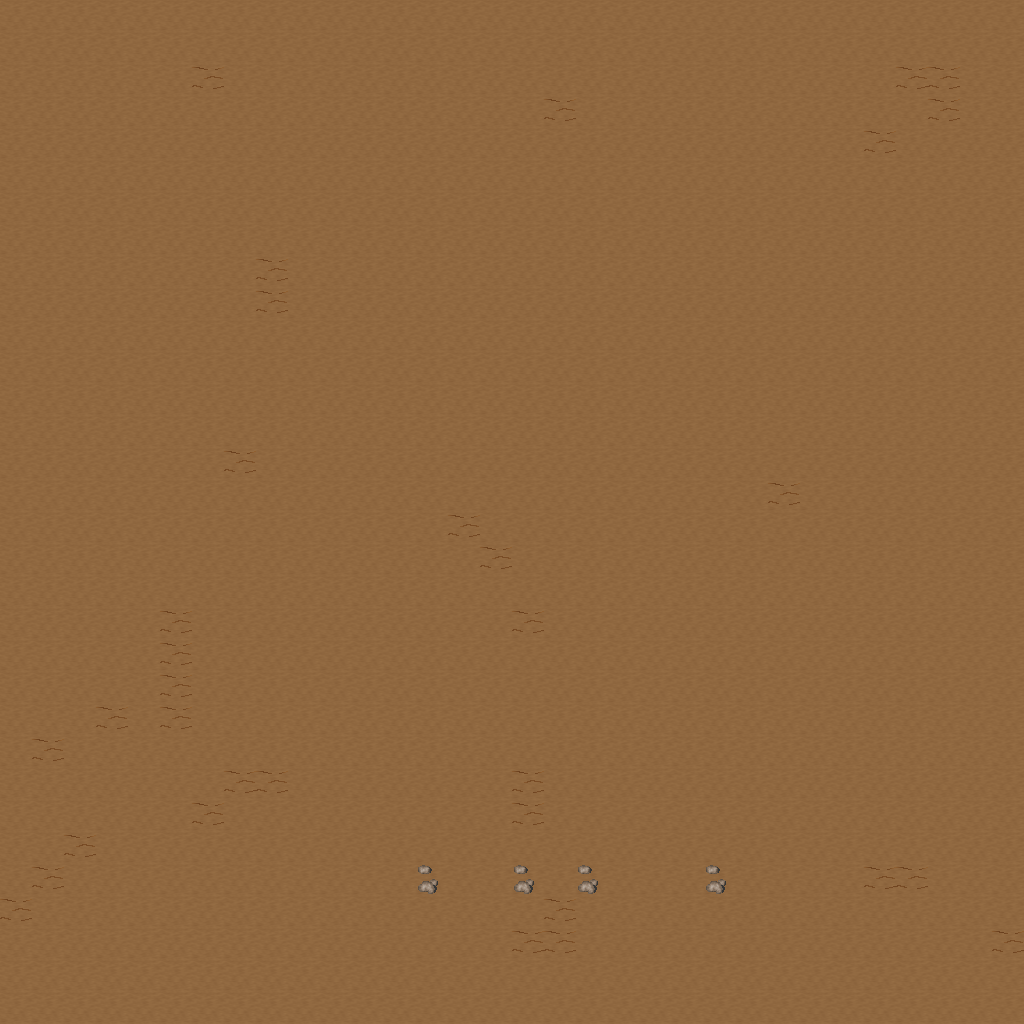

The image is a tile-based game level rendered from a .tmx file. Its description and source (layers, tilesets, objects; grid data summarised) follow:
An orthogonal 32x32 tile map with 32x32 px tiles, 5 tile layers (Ground, Objects, Objects2, Above, ...), 1 hidden layer not drawn, 20 tilesets.

<map version="1.10" tiledversion="1.11.0" orientation="orthogonal" renderorder="right-down" width="32" height="32" tilewidth="32" tileheight="32" infinite="0" nextlayerid="11" nextobjectid="1">
 <tileset firstgid="1" name="ground_ground" tilewidth="32" tileheight="32" tilecount="33" columns="3">
  <image source="../drawable/ground_ground.png" width="96" height="352" />
 </tileset>
 <tileset firstgid="34" name="ground_ridge_earth_dark" tilewidth="32" tileheight="32" tilecount="96" columns="12">
  <image source="../drawable/ground_ridge_earth_dark.png" width="384" height="256" />
 </tileset>
 <tileset firstgid="130" name="ground_earth_edges" tilewidth="32" tileheight="32" tilecount="18" columns="6">
  <image source="../drawable/ground_earth_edges.png" width="192" height="96" />
 </tileset>
 <tileset firstgid="148" name="ground_rock_pebbles" tilewidth="32" tileheight="32" tilecount="3" columns="1">
  <image source="../drawable/ground_rock_pebbles.png" width="32" height="96" />
 </tileset>
 <tileset firstgid="151" name="item_statue_grey_stone" tilewidth="32" tileheight="32" tilecount="4" columns="2">
  <image source="../drawable/item_statue_grey_stone.png" width="64" height="64" />
 </tileset>
 <tileset firstgid="155" name="ground_square_patch" tilewidth="32" tileheight="32" tilecount="9" columns="3">
  <image source="../drawable/ground_square_patch.png" width="96" height="96" />
 </tileset>
 <tileset firstgid="164" name="ground_eye" tilewidth="32" tileheight="32" tilecount="9" columns="3">
  <image source="../drawable/ground_eye.png" width="96" height="96" />
 </tileset>
 <tileset firstgid="173" name="item_corpse_huge_animal" tilewidth="32" tileheight="32" tilecount="16" columns="2">
  <image source="../drawable/item_corpse_huge_animal.png" width="64" height="256" />
 </tileset>
 <tileset firstgid="189" name="logic_creature_orc" tilewidth="32" tileheight="32" tilecount="6" columns="6">
  <image source="../drawable/logic_creature_orc.png" width="192" height="32" />
 </tileset>
 <tileset firstgid="195" name="logic_collision" tilewidth="32" tileheight="32" tilecount="1" columns="1">
  <image source="../drawable/logic_collision.png" width="32" height="32" />
 </tileset>
 <tileset firstgid="196" name="plant_tree_spruce" tilewidth="32" tileheight="32" tilecount="6" columns="2">
  <image source="../drawable/plant_tree_spruce.png" width="64" height="96" />
 </tileset>
 <tileset firstgid="202" name="plant_tree_evergreen" tilewidth="32" tileheight="32" tilecount="36" columns="3">
  <image source="../drawable/plant_tree_evergreen.png" width="96" height="384" />
 </tileset>
 <tileset firstgid="238" name="plant_bush_bushes" tilewidth="32" tileheight="32" tilecount="10" columns="5">
  <image source="../drawable/plant_bush_bushes.png" width="160" height="64" />
 </tileset>
 <tileset firstgid="248" name="plant_bush_bush_mult_colored" tilewidth="32" tileheight="32" tilecount="6" columns="3">
  <image source="../drawable/plant_bush_bush_mult_colored.png" width="96" height="64" />
 </tileset>
 <tileset firstgid="254" name="plant_stump_small_stump" tilewidth="32" tileheight="32" tilecount="4" columns="2">
  <image source="../drawable/plant_stump_small_stump.png" width="64" height="64" />
 </tileset>
 <tileset firstgid="258" name="plant_bush_large_green" tilewidth="32" tileheight="32" tilecount="9" columns="3">
  <image source="../drawable/plant_bush_large_green.png" width="96" height="96" />
 </tileset>
 <tileset firstgid="267" name="plant_tree_tree_darkgreen" tilewidth="32" tileheight="32" tilecount="88" columns="8">
  <image source="../drawable/plant_tree_tree_darkgreen.png" width="256" height="352" />
 </tileset>
 <tileset firstgid="355" name="ground_dry_grass" tilewidth="32" tileheight="32" tilecount="54" columns="9">
  <image source="../drawable/ground_dry_grass.png" width="288" height="192" />
 </tileset>
 <tileset firstgid="409" name="logic_creature_animal" tilewidth="32" tileheight="32" tilecount="32" columns="8">
  <image source="../drawable/logic_creature_animal.png" width="256" height="128" />
 </tileset>
 <tileset firstgid="441" name="logic_creature_mutant" tilewidth="32" tileheight="32" tilecount="7" columns="7">
  <image source="../drawable/logic_creature_mutant.png" width="224" height="32" />
 </tileset>
 <layer id="1" name="Ground" width="32" height="32">
  <data>[1024 cells, 1024 non-empty, 1 distinct tile ids]</data>
 </layer>
 <layer id="2" name="Objects" width="32" height="32">
  <data>[1024 cells, 37 non-empty, 2 distinct tile ids]</data>
 </layer>
 <layer id="3" name="Objects2" width="32" height="32">
  <data>[1024 cells, 0 non-empty, 0 distinct tile ids]</data>
 </layer>
 <layer id="4" name="Above" width="32" height="32">
  <data>[1024 cells, 0 non-empty, 0 distinct tile ids]</data>
 </layer>
 <layer id="5" name="Above2" width="32" height="32">
  <data>[1024 cells, 0 non-empty, 0 distinct tile ids]</data>
 </layer>
 <layer id="6" name="Walkable" width="32" height="32" visible="0">
  <data>[1024 cells, 0 non-empty, 0 distinct tile ids]</data>
 </layer>
 <objectgroup id="7" name="Mapevents" />
 <objectgroup id="8" name="Spawn" />
 <objectgroup id="9" name="Keys" />
 <objectgroup id="10" name="Replace" />
</map>
